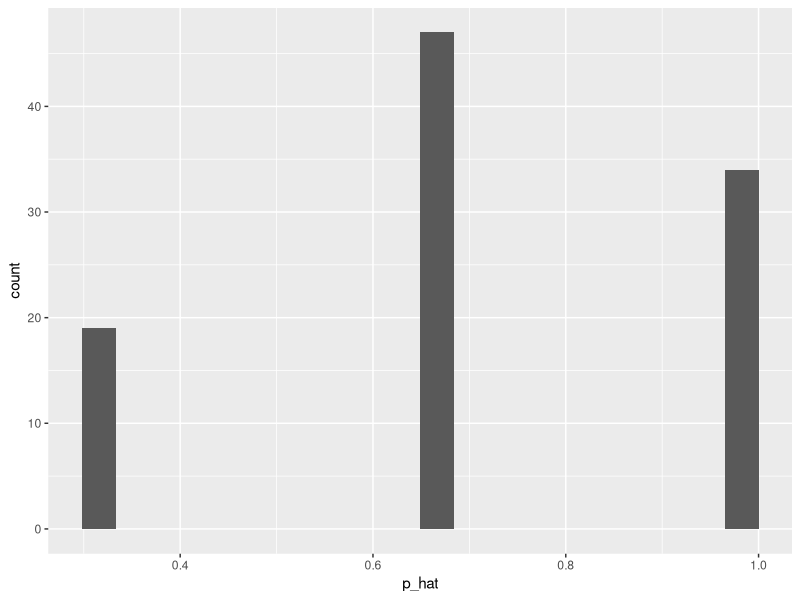
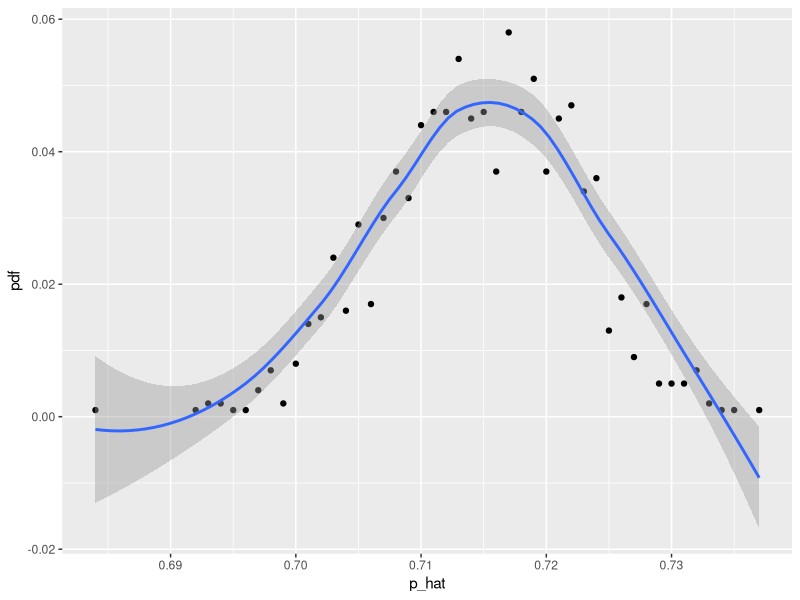

The R script that drew these images, in order:
## ---- chunk 1
knitr::opts_chunk$set(echo = TRUE)
library(ggplot2)
## ---- chunk 2
pop <- c(rep("Apple", 10), rep("Android", 4))
n = 3
my_sample <- sample(pop, n)
p_hat <- sum(my_sample == "Apple") / n
p_hat
## ---- chunk 3
K = 100
p_hat <-rep(0,K)

for (k in 1:K){
  my_sample <- sample(pop, n)
  p_hat[k] <- sum(my_sample == "Apple") / n
}
p_hat


## ---- chunk 4
sample_data <- data.frame(p_hat = p_hat)

ggplot(data=sample_data, aes(x=p_hat)) + geom_histogram(bins=20)


## ---- chunk 5
    pop <- c(rep("Apple", 1000), rep("Android", 400))

    n = 100
    K = 1000
    p_hat <-rep(0,K)

    for (k in 1:K){
      my_sample <- sample(pop, n)
      p_hat[k] <- sum(my_sample == "Apple") / n
    }
    head(p_hat)


    my_sample <- function(n){
    K = 1000
    p_hat <-rep(0,K)

    for (k in 1:K){
      my_sample <- sample(pop, n)
      p_hat[k] <- sum(my_sample == "Apple") / n
    }
    p_hat

    }

    head(my_sample(10))
    head(my_sample(100))

## ---- chunk 6

library(dplyr)
p_hat = my_sample(1000)

p_hat_data <- data.frame(p_hat = p_hat)


p_hat_data <- p_hat_data %>%
  count(p_hat) %>%
  mutate(pdf = n/sum(n))


mean(p_hat_data$p_hat)
sd(p_hat_data$p_hat)

ggplot(p_hat_data, aes(x=p_hat, y=pdf)) + geom_point() + geom_smooth()
